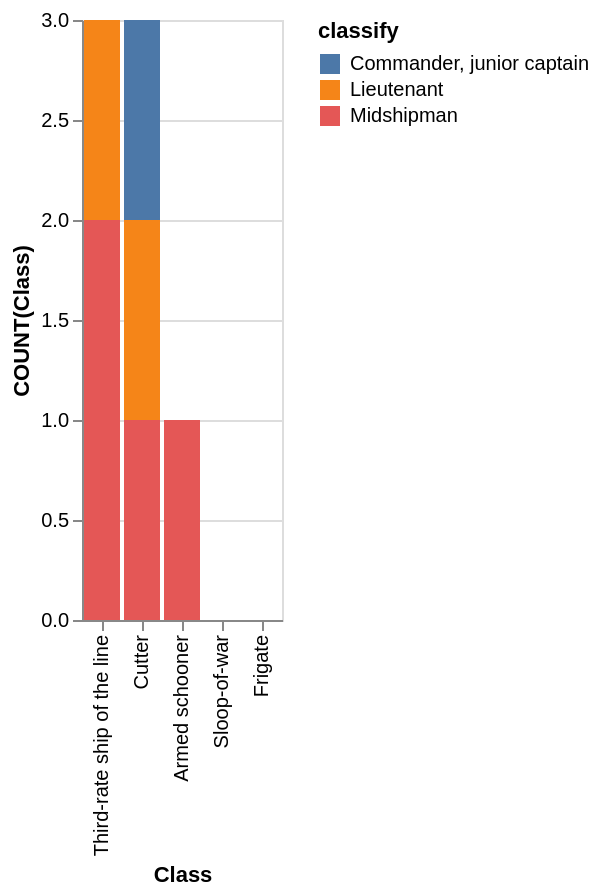

Express this chart as Vega-Lite.
### Vega-Lite specification from a JSON file in a GitHub repository (floating-point values rounded to 4 significant figures)
{"data": {"values": [{"x_data": "Third-rate ship of the line", "y_data": 0, "classify": "Commander, junior captain"}, {"x_data": "Cutter", "y_data": 1, "classify": "Commander, junior captain"}, {"x_data": "Armed schooner", "y_data": 0, "classify": "Commander, junior captain"}, {"x_data": "Sloop-of-war", "y_data": 0, "classify": "Commander, junior captain"}, {"x_data": "Frigate", "y_data": 0, "classify": "Commander, junior captain"}, {"x_data": "Third-rate ship of the line", "y_data": 1, "classify": "Lieutenant"}, {"x_data": "Cutter", "y_data": 1, "classify": "Lieutenant"}, {"x_data": "Armed schooner", "y_data": 0, "classify": "Lieutenant"}, {"x_data": "Sloop-of-war", "y_data": 0, "classify": "Lieutenant"}, {"x_data": "Frigate", "y_data": 0, "classify": "Lieutenant"}, {"x_data": "Third-rate ship of the line", "y_data": 2, "classify": "Midshipman"}, {"x_data": "Cutter", "y_data": 1, "classify": "Midshipman"}, {"x_data": "Armed schooner", "y_data": 1, "classify": "Midshipman"}, {"x_data": "Sloop-of-war", "y_data": 0, "classify": "Midshipman"}, {"x_data": "Frigate", "y_data": 0, "classify": "Midshipman"}]}, "mark": "bar", "encoding": {"x": {"field": "x_data", "type": "nominal", "title": "Class", "sort": {"op": "sum", "field": "y_data", "order": "descending"}}, "y": {"field": "y_data", "type": "quantitative", "title": "COUNT(Class)"}, "color": {"field": "classify"}}}
